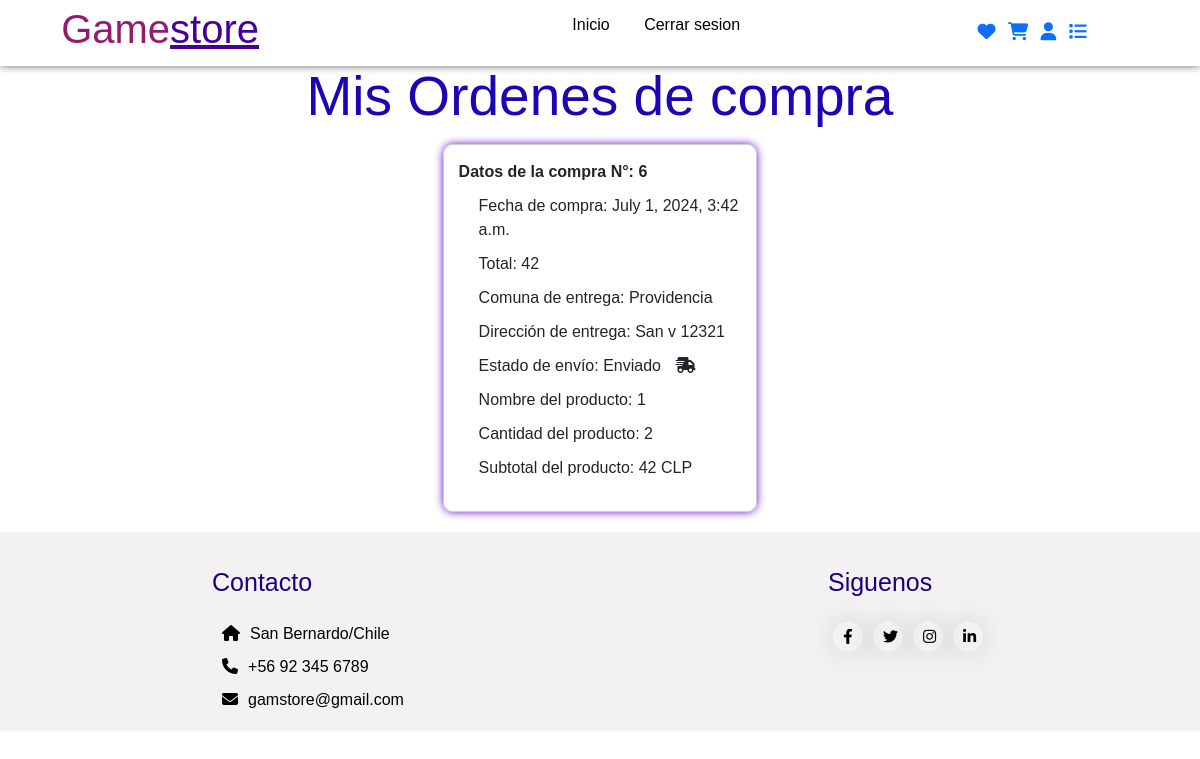
/productos/listacompras (signed in), run on an earlier commit of the app's database.
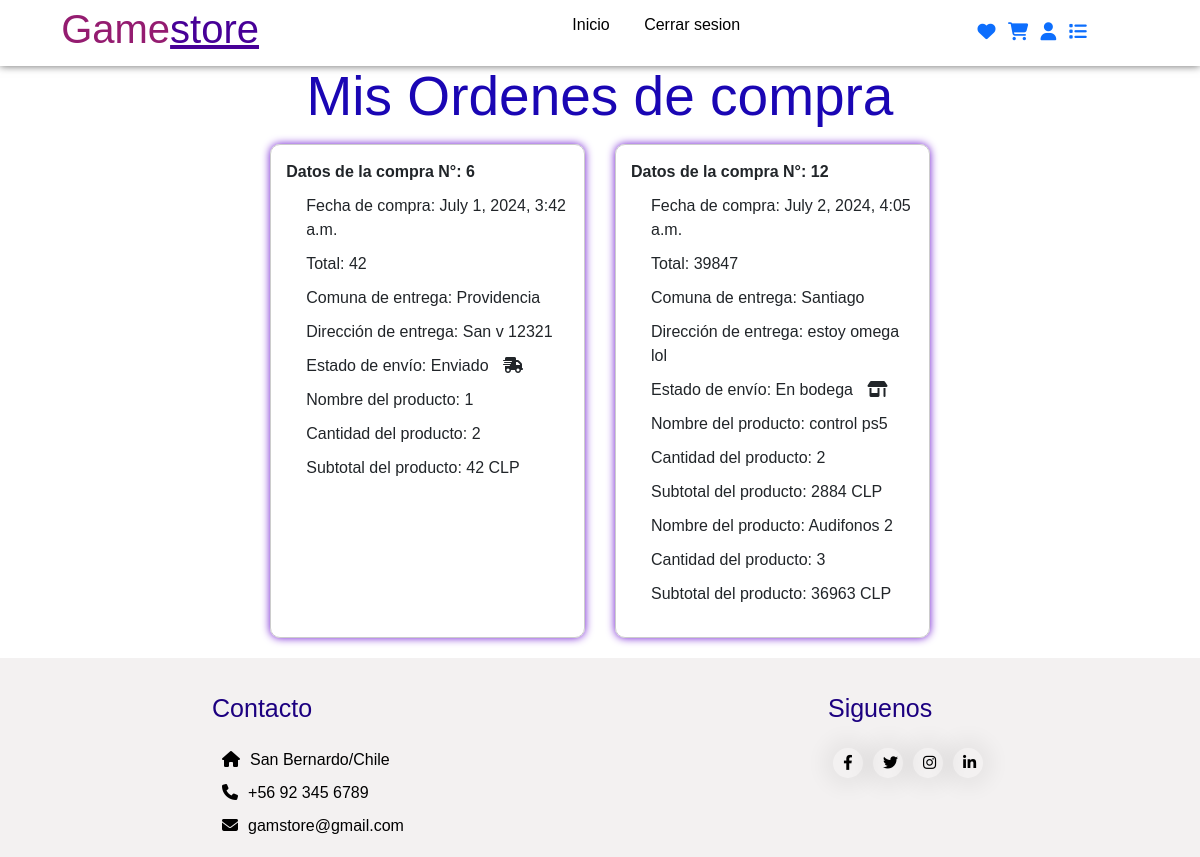
And on a later commit of the database.
### modulos/productos/models.py (models this page shows)
class OrdenCompra(models.Model):
    f_compra = models.DateTimeField(auto_now_add=True)
    total = models.PositiveIntegerField()
    direccion = models.CharField(max_length=30)
    recibe = models.CharField(max_length = 40)
    comuna = models.CharField(max_length= 20 , choices=comunas_santiago)
    estado = models.CharField(max_length=20 , choices=estado, default='En bodega')
    usuario = models.ForeignKey(User, on_delete=models.CASCADE)

class compraProducto(models.Model):
    cantidad = models.PositiveSmallIntegerField()
    subtotal = models.IntegerField(validators=[MinValueValidator(1)])
    nombre = models.CharField(max_length=30,default='')
    compra = models.ForeignKey(OrdenCompra,on_delete=models.CASCADE)

### modulos/productos/views.py (the view)
# urls.py: path('listacompras',views.listaOrdenes,name='listaCompras'),
@login_required
def listaOrdenes(request):
    ordenes = OrdenCompra.objects.filter(usuario = request.user.id)
    if ordenes.exists():
        compras =compraProducto.objects.filter(compra__in = ordenes)
        datos = {
            'ordenes':ordenes,
            'compras':compras
        }
        return render(request,'compra/listacompras.html',datos)
    else:
        datos = {
            'mensaje':'Aun no has realizado una compra'
        }
        return render(request, 'compra/listacompras.html',datos)

### templates/compra/listacompras.html (shortened to what this page needs)
{% extends '../base/base.html' %}
{% block content %}
<div class="ordenes-wrapper">
    <div class="tituloentorno">
    <h2 class="tituloListorden">Mis Ordenes de compra</h2>
     </div>
    {% if ordenes %}
        <div class="ordenes-container">
            {% for orden in ordenes %}
                <div class="orden-card">
                    <ul class="orden-list">
                        <li class="orden-id">Datos de la compra N°: {{ orden.id }}</li>
                        <li class="orden-fecha">Fecha de compra: {{ orden.f_compra }}</li>
                        <li class="orden-total">Total: {{ orden.total }}</li>
                        <li class="orden-comuna">Comuna de entrega: {{ orden.comuna }}</li>
                        <li class="orden-direccion">Dirección de entrega: {{ orden.direccion }}</li>
                        <li class="orden-estado">Estado de envío: {{ orden.estado }}
                            {% if orden.estado == "En bodega" %}
                                <i class="fa-solid fa-shop"></i>
                            {% elif orden.estado == "Recibido" %}
                                <i class="fa-solid fa-house-circle-check"></i>
                            {% elif orden.estado == "Enviado" %}
                                <i class="fa-solid fa-truck-fast"></i>
                            {% endif %}
                        </li>
                        {% for compra in orden.compraproducto_set.all %}
                            <li class="compra-nombre">Nombre del producto: {{ compra.nombre }}</li>
                            <li class="compra-cantidad">Cantidad del producto: {{ compra.cantidad }}</li>
                            <li class="compra-subtotal">Subtotal del producto: {{ compra.subtotal }} CLP</li>
                        {% endfor %}
                    </ul>
                </div>
            {% endfor %}
        </div>
    {% else %}
        <div class="mensalista mensaje">
            <h2><i class="fas fa-shopping-bag"></i> {{ mensaje }}</h2>
        </div>
    {% endif %}
</div>
{% endblock %}

What changed in the data, as far as the page shows it:
added OrdenCompra: id "12", f_compra "July 2, 2024, 4:05 a.m.", total "39847", comuna "Santiago", direccion "estoy omega lol", estado "En bodega"
added compraProducto: nombre "control ps5", cantidad "2", subtotal "2884", shown under "12"
added compraProducto: nombre "Audifonos 2", cantidad "3", subtotal "36963", shown under "12"
